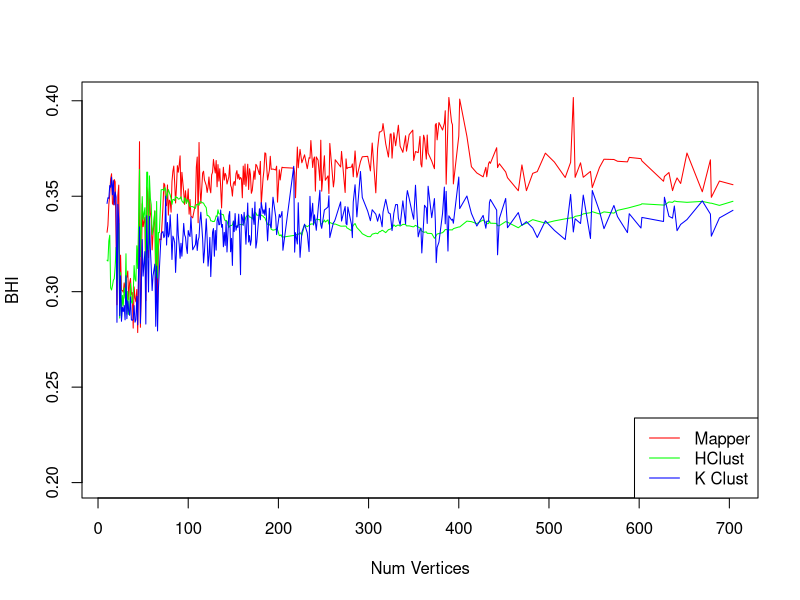

The R script that drew this image:
t1 <- read.table("gridResults1439Daisy_poa_4_10p5-pearsonSmallerParams.csv")
t2 <- read.table("gridResults1439Daisy_poa_4_10p5_no_iqr_pearson.csv")
t3 <-read.table("gridResults1439Daisy_poa_8_p6_iqr_75_pearson.csv")
pearsonTable1439 <- rbind(t1,t2,t3)
print(c(mean(pearsonTable1439$mapperBHI), mean(pearsonTable1439$hclustBHI), mean(pearsonTable1439$kclustBHI)))
print(c(sd(pearsonTable1439$mapperBHI), sd(pearsonTable1439$hclustBHI), sd(pearsonTable1439$kclustBHI)))

t4 <-read.table("gridResults1439Daisy_poa_45_9p5-spearman.csv", sep=",")
t5 <- read.table("gridResults1439Daisy_poa_4_10p5_noiqr_spearman.csv")
spearmanTable1439 <- rbind(t4,t5)

allValues<- rbind(pearsonTable1439, pearsonTable1439)
print(c(mean(spearmanTable1439$mapperBHI), mean(spearmanTable1439$hclustBHI), mean(spearmanTable1439$kclustBHI)))
print(c(sd(spearmanTable1439$mapperBHI), sd(spearmanTable1439$hclustBHI), sd(spearmanTable1439$kclustBHI)))

spearmanTable5437 <- read.table("5437_small_params_spearman_poa_8_p25_daisy.csv")
print(c(mean(spearmanTable5437$mapperBHI), mean(spearmanTable5437$hclustBHI), mean(spearmanTable5437$kclustBHI)))
print(c(sd(spearmanTable5437$mapperBHI), sd(spearmanTable5437$hclustBHI), sd(spearmanTable5437$kclustBHI)))


colors<-rainbow(3)
xrange <- range(allValues$num.verticies)
yrange<-range(.2, max(max(allValues$mapperBHI), max(allValues$hclustBHI), max(allValues$kclustBHI)))
sortedVerts <- sort(unique(allValues$num.verticies))
flattenMapperBHI <- unlist(lapply(sortedVerts, function(x){mean(allValues[allValues$num.verticies == x, "mapperBHI"])}))
flattenHclustBHI <- unlist(lapply(sortedVerts, function(x){mean(allValues[allValues$num.verticies == x, "hclustBHI"])}))
flattenKclustBHI <- unlist(lapply(sortedVerts, function(x){mean(allValues[allValues$num.verticies == x, "kclustBHI"])}))
jump <- 5


plot(xrange, yrange, type="n", xlab="Num Vertices", ylab="BHI")
colors<-rainbow(3)



lines(sortedVerts, flattenMapperBHI, col = colors[1])
lines(sortedVerts, flattenHclustBHI, col = colors[2])
lines(sortedVerts, flattenKclustBHI, col = colors[3])

legend('bottomright', c("Mapper", "HClust", "K Clust"), col=colors, lty=c(1,1))



# # lines(smooth, smoothHclustBHI, col = colors[2])
# # lines(smooth, smoothKclustBHI, col = colors[3])
# 
# smooth <- sortedVerts[seq(from = 1, to=length(sortedVerts), by=jump)]
# smoothMapperBHI <- unlist(lapply(seq(from=1, to=length(smooth)), function(x){mean(flattenMapperBHI[x:x+jump])}))
# smoothHclustBHI <- unlist(lapply(seq(from=1, to=length(smooth)), function(x){mean(flattenHclustBHI[x:x+jump])}))
# smoothKclustBHI <- unlist(lapply(seq(from=1, to=length(smooth)),function(x){mean(flattenKclustBHI[x:x+jump])}))